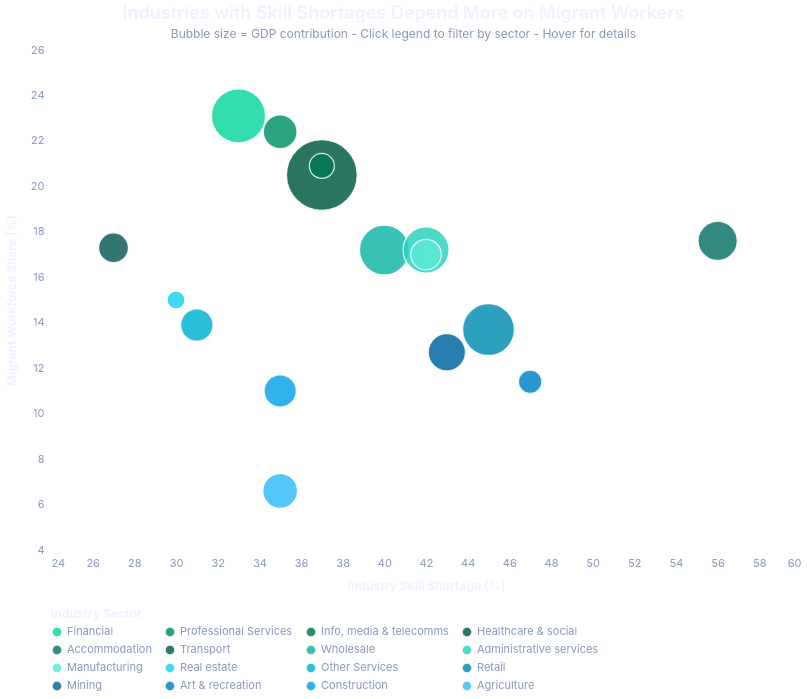

Vega-Lite specification stored for this chart:
### Vega-Lite specification from a JSON file in a GitHub repository (floating-point values rounded to 4 significant figures)
{"$schema": "https://vega.github.io/schema/vega-lite/v5.json", "description": "Bubble chart of skill shortages, migrant contribution, and GDP contribution by industry", "width": 750, "height": 500, "data": {"values": [{"Industry": "Accommodation & Food", "Shortage": 56, "Migrant": 17.6, "GDP": 64388, "Sector": "Accommodation"}, {"Industry": "Arts & Recreation", "Shortage": 47, "Migrant": 11.4, "GDP": 20523, "Sector": "Art & recreation"}, {"Industry": "Retail Trade", "Shortage": 45, "Migrant": 13.7, "GDP": 115270, "Sector": "Retail"}, {"Industry": "Mining", "Shortage": 43, "Migrant": 12.7, "GDP": 57726, "Sector": "Mining"}, {"Industry": "Manufacturing", "Shortage": 42, "Migrant": 17.0, "GDP": 37870, "Sector": "Manufacturing"}, {"Industry": "Admin & Support", "Shortage": 42, "Migrant": 17.2, "GDP": 90499, "Sector": "Administrative services"}, {"Industry": "Wholesale Trade", "Shortage": 40, "Migrant": 17.2, "GDP": 106035, "Sector": "Wholesale"}, {"Industry": "IT & Telecom", "Shortage": 37, "Migrant": 20.9, "GDP": 24069, "Sector": "Info, media & telecomms"}, {"Industry": "Healthcare", "Shortage": 37, "Migrant": 20.5, "GDP": 218613, "Sector": "Healthcare & social"}, {"Industry": "Construction", "Shortage": 35, "Migrant": 11.0, "GDP": 42419, "Sector": "Construction"}, {"Industry": "Agriculture", "Shortage": 35, "Migrant": 6.6, "GDP": 49807, "Sector": "Agriculture"}, {"Industry": "Professional Services", "Shortage": 35, "Migrant": 22.4, "GDP": 46753, "Sector": "Professional Services"}, {"Industry": "Finance & Insurance", "Shortage": 33, "Migrant": 23.1, "GDP": 125966, "Sector": "Financial"}, {"Industry": "Other Services", "Shortage": 31, "Migrant": 13.9, "GDP": 42875, "Sector": "Other Services"}, {"Industry": "Real Estate", "Shortage": 30, "Migrant": 15.0, "GDP": 10566, "Sector": "Real estate"}, {"Industry": "Transport & Warehousing", "Shortage": 27, "Migrant": 17.3, "GDP": 35764, "Sector": "Transport"}]}, "layer": [{"mark": {"type": "circle", "stroke": "white", "strokeWidth": 1.2}, "params": [{"name": "sector_select", "select": {"type": "point", "fields": ["Sector"]}, "bind": "legend"}], "encoding": {"x": {"field": "Shortage", "type": "quantitative", "title": "Industry Skill Shortage (%)", "scale": {"domain": [24, 60]}, "axis": {"labelFontSize": 11, "titleFontSize": 12}}, "y": {"field": "Migrant", "type": "quantitative", "title": "Migrant Workforce Share (%)", "scale": {"domain": [4, 26]}, "axis": {"labelFontSize": 11, "titleFontSize": 12}}, "size": {"field": "GDP", "type": "quantitative", "scale": {"range": [80, 5000]}, "legend": null}, "color": {"field": "Sector", "type": "nominal", "title": "Industry Sector", "scale": {"domain": ["Financial", "Professional Services", "Info, media & telecomms", "Healthcare & social", "Accommodation", "Transport", "Wholesale", "Administrative services", "Manufacturing", "Real estate", "Other Services", "Retail", "Mining", "Art & recreation", "Construction", "Agriculture"], "range": ["#10d9a0", "#059669", "#047857", "#065f46", "#0f766e", "#115e59", "#14b8a6", "#2dd4bf", "#5eead4", "#22d3ee", "#06b6d4", "#0891b2", "#0369a1", "#0284c7", "#0ea5e9", "#38bdf8"]}, "legend": {"title": "Industry Sector", "labelFontSize": 11, "titleFontSize": 12, "columns": 4, "direction": "horizontal", "orient": "bottom"}}, "order": {"field": "GDP", "type": "quantitative", "sort": "descending"}, "opacity": {"condition": {"param": "sector_select", "value": 0.85}, "value": 0.1}, "tooltip": [{"field": "Industry", "type": "nominal", "title": "Industry"}, {"field": "Sector", "type": "nominal", "title": "Sector"}, {"field": "Shortage", "type": "quantitative", "title": "Skill Shortage (%)"}, {"field": "Migrant", "type": "quantitative", "title": "Migrant Share (%)"}, {"field": "GDP", "type": "quantitative", "title": "GDP ($M)", "format": ",.0f"}]}}], "title": {"text": "Industries with Skill Shortages Depend More on Migrant Workers", "subtitle": "Bubble size = GDP contribution - Click legend to filter by sector - Hover for details", "fontSize": 18, "subtitleFontSize": 12, "orient": "top", "anchor": "center"}, "config": {"font": "Inter, sans-serif", "background": "transparent", "view": {"stroke": null}, "axis": {"labelFont": "Inter, sans-serif", "titleFont": "Inter, sans-serif", "labelColor": "#8898ba", "titleColor": "#eef1ff", "tickColor": "rgba(255,255,255,0.15)", "domainColor": "rgba(255,255,255,0.15)", "gridColor": "rgba(255,255,255,0.08)", "grid": true, "labelFontSize": 11, "titleFontSize": 12, "titlePadding": 12}, "title": {"font": "Inter, sans-serif", "fontSize": 16, "fontWeight": 600, "color": "#eef1ff", "subtitleFont": "Inter, sans-serif", "subtitleFontSize": 12, "subtitleColor": "#8898ba", "subtitlePadding": 6}, "legend": {"labelFont": "Inter, sans-serif", "titleFont": "Inter, sans-serif", "labelColor": "#8898ba", "titleColor": "#eef1ff", "labelFontSize": 11, "titleFontSize": 12, "symbolSize": 100}, "text": {"font": "Inter, sans-serif", "color": "#eef1ff"}}}
